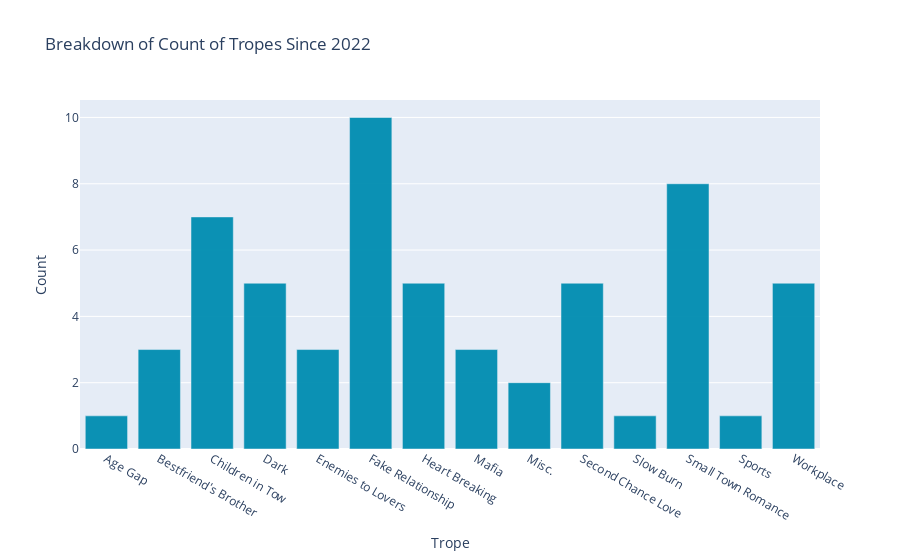

Write notebook code for a chart like this one.
### Code cell
# Bar chart for count of tropes
bar_chart(counts_romance, x="Trope", y="Count", title="Breakdown of Count of Tropes Since 2022")

### Figure 1 — Plotly figure (JSON) as saved in the notebook; plotly's stock layout.template omitted (floating-point values rounded to 4 significant figures)
{"data": [{"alignmentgroup": "True", "hovertemplate": "Trope=%{x}<br>Count=%{y}<extra></extra>", "legendgroup": "", "marker": {"color": "rgba(3, 142, 177, 0.959)", "pattern": {"shape": ""}}, "name": "", "offsetgroup": "", "orientation": "v", "showlegend": false, "textposition": "auto", "type": "bar", "x": ["Age Gap", "Bestfriend's Brother", "Children in Tow", "Dark", "Enemies to Lovers", "Fake Relationship", "Heart Breaking", "Mafia", "Misc.", "Second Chance Love", "Slow Burn", "Small Town Romance", "Sports", "Workplace"], "xaxis": "x", "y": [1, 3, 7, 5, 3, 10, 5, 3, 2, 5, 1, 8, 1, 5], "yaxis": "y"}], "layout": {"barmode": "relative", "legend": {"tracegroupgap": 0}, "title": {"text": "Breakdown of Count of Tropes Since 2022"}, "xaxis": {"anchor": "y", "domain": [0, 1], "title": {"text": "Trope"}}, "yaxis": {"anchor": "x", "domain": [0, 1], "title": {"text": "Count"}}}}
